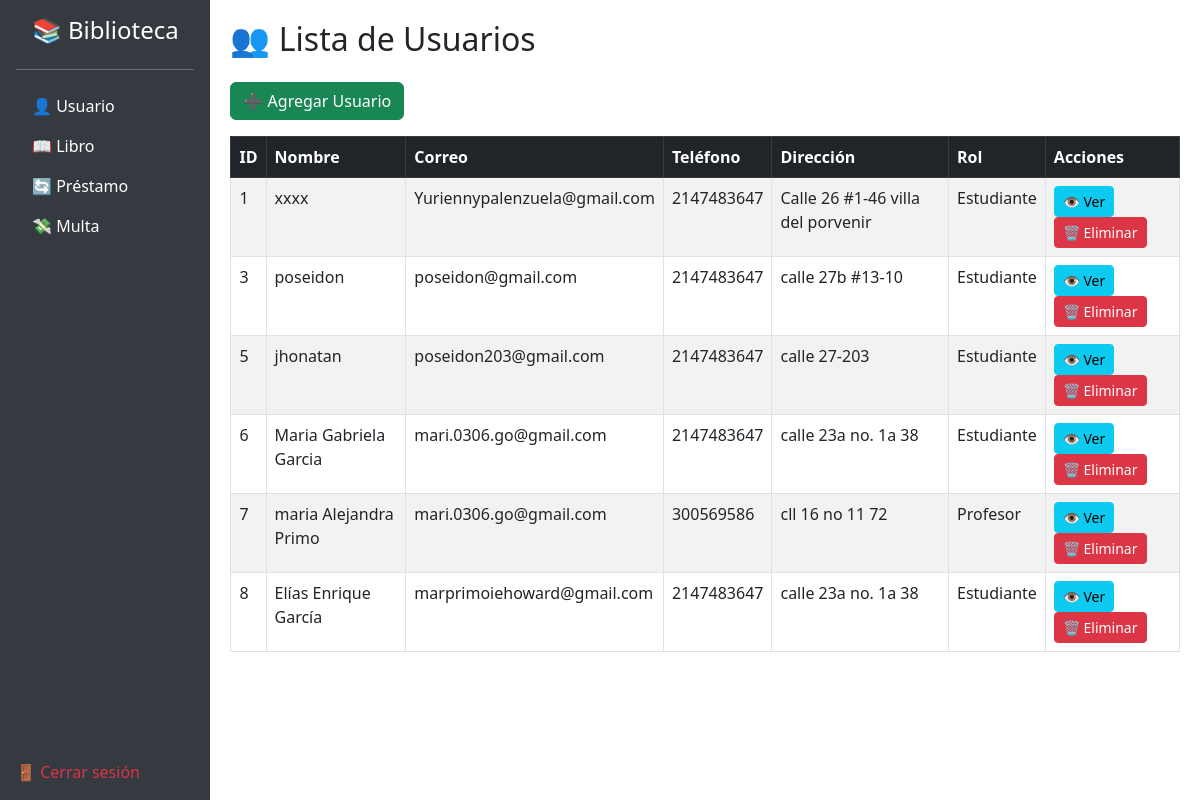
The page /usuarios on the database its author committed.
### tables this page shows
CREATE TABLE `usuario` (
  `id` int(11) NOT NULL,
  `nombre` varchar(200) NOT NULL,
  `correo` varchar(100) NOT NULL,
  `clave` varchar(300) NOT NULL,
  `telefono` int(11) NOT NULL,
  `direccion` varchar(200) NOT NULL,
  `rol` int(11) NOT NULL,
  `fecha_creacion` timestamp NOT NULL DEFAULT current_timestamp()
);

### core/Controller.php (called while the page is built, shortened)
<?php
class Controller {
    public function view($view, $data = []) {
        extract($data);
        require_once "../app/views/$view.php";
        $content = ob_get_clean();
        require_once "../app/views/layout.php";
    }
    public function model($model) {
            return new $model();
    }
}

### app/controllers/UsuarioController.php (called while the page is built, shortened)
<?php
class UsuarioController extends Controller {
    public function index() {
        $userModel = $this->model('UsuarioModel');
        $usuarios = $userModel->getAll();
        $this->view('usuario/lista', ['usuarios' => $usuarios]);
    }
}

### public/index.php (called while the page is built)
<?php
$baseDir = dirname(__DIR__);
require_once $baseDir . '/core/App.php';
require_once $baseDir . '/core/Controller.php';
require_once $baseDir . '/core/Database.php';
$app = new App();

### core/Database.php (called while the page is built)
<?php
class Database {
    private static $host = 'localhost';
    private static $db = 'biblioteca';
    private static $user = 'root';
    private static $pass = '';
    private static $conn;
    public static function connect() {
        if (!self::$conn) {
            try {
                self::$conn = new PDO("mysql:host=" . self::$host . ";dbname=" . self::$db, self::$user, self::$pass);
                self::$conn->setAttribute(PDO::ATTR_ERRMODE, PDO::ERRMODE_EXCEPTION);
            } catch (PDOException $e) {
                die("Error de conexión: " . $e->getMessage());
            }
        }
        return self::$conn;
    }
}

### app/models/UsuarioModel.php (called while the page is built, shortened)
<?php
require_once __DIR__ . '/../../core/Database.php';
class UsuarioModel {
    private $db;
    public function __construct() {
        $this->db = Database::connect();
    }
    public function getAll() {
        $stmt = $this->db->prepare("SELECT * FROM usuario");
        $stmt->execute();
        return $stmt->fetchAll(PDO::FETCH_ASSOC);
    }
}

### routes/web.php (called while the page is built)
<?php
return [
    '/' => ['controller' => 'UsuarioController', 'method' => 'login'],
    '/registrar' => ['controller' => 'UsuarioController', 'method' => 'registe'],
    '/inicio' => ['controller' => 'HomeController', 'method' => 'index'],
    '/usuarios' => ['controller' => 'UsuarioController', 'method' => 'index'],
    '/usuario/crear' => ['controller' => 'UsuarioController', 'method' => 'create'],
    '/usuario/mostrar/{id}' => ['controller' => 'UsuarioController', 'method' => 'show'],
    '/usuario/eliminar/{id}' => ['controller' => 'UsuarioController', 'method' => 'delete'],
    '/libros' => ['controller' => 'LibroController', 'method' => 'index'],
    '/libro/crear' => ['controller' => 'LibroController', 'method' => 'create'],
    '/libro/mostrar/{id}' => ['controller' => 'LibroController', 'method' => 'show'],
    '/libro/eliminar/{id}' => ['controller' => 'LibroController', 'method' => 'delete'],
    '/libro/buscar' => ['controller' => 'LibroController', 'method' => 'search'],
    '/prestamos' => ['controller' => 'PrestamoController', 'method' => 'index'],
    '/prestamo/crear' => ['controller' => 'PrestamoController', 'method' => 'crear'],
    '/prestamo/renovar/{id}' => ['controller' => 'PrestamoController', 'method' => 'renovar'],
    '/prestamo/devolver/{id}' => ['controller' => 'PrestamoController', 'method' => 'devolver'],
    '/prestamo/historial/{idUsuario}' => ['controller' => 'PrestamoController', 'method' => 'historial'],
    '/prestamo/reservar/{idLibro}' => ['controller' => 'PrestamoController', 'method' => 'reservar'],
    '/multas' => ['controller' => 'MultaController', 'method' => 'index'],
    '/multa/pagar/{id}' => ['controller' => 'MultaController', 'method' => 'pagar']
];

### app/views/usuario/lista.php (the view)
<h2 class="mb-4">👥 Lista de Usuarios</h2>
<a href="/usuario/crear" class="btn btn-success mb-3">➕ Agregar Usuario</a>
<table class="table table-bordered table-striped table-hover">
    <thead class="table-dark">
        <tr>
            <th>ID</th>
            <th>Nombre</th>
            <th>Correo</th>
            <th>Teléfono</th>
            <th>Dirección</th>
            <th>Rol</th>
            <th>Acciones</th>
        </tr>
    </thead>
    <tbody>
        <?php if (!empty($usuarios)): ?>
        <?php foreach ($usuarios as $usuario): ?>
        <tr>
            <td><?= $usuario['id'] ?></td>
            <td><?= htmlspecialchars($usuario['nombre']) ?></td>
            <td><?= htmlspecialchars($usuario['correo']) ?></td>
            <td><?= htmlspecialchars($usuario['telefono']) ?></td>
            <td><?= htmlspecialchars($usuario['direccion']) ?></td>
            <td>
                <?php if ($usuario['rol'] == '1') { ?>
                Estudiante
                <?php } elseif ($usuario['rol'] == '2'){?>
                Profesor
                <?php } else { ?>
                Bibliotecario
                <?php }?>
            </td>
            <td>
                <a href="/usuario/mostrar/<?= $usuario['id'] ?>" class="btn btn-sm btn-info">👁 Ver</a>
                <a href="/usuario/eliminar/<?= $usuario['id'] ?>" class="btn btn-sm btn-danger"
                    onclick="return confirm('¿Estás seguro de eliminar este usuario?')">🗑 Eliminar</a>
            </td>
        </tr>
        <?php endforeach; ?>
        <?php else: ?>
        <tr>
            <td colspan="7" class="text-center">No hay usuarios registrados.</td>
        </tr>
        <?php endif; ?>
    </tbody>
</table>

### core/App.php (shortened to what this page needs)
<?php
class App {
    protected $method = 'login';
    protected $params = [];
    public function __construct() {
        $routes = require_once '../routes/web.php';
        $requestUri = parse_url($_SERVER['REQUEST_URI'], PHP_URL_PATH);
        if (isset($routes[$requestUri])) {
            $this->method = $routes[$requestUri]['method'];
        }
        $this->controller = new $this->controller;
        if (method_exists($this->controller, $this->method)) {
            call_user_func_array([$this->controller, $this->method], $this->params);
        } else {
            http_response_code(404);
            echo "Método no encontrado";
        }
    }
}

### app/views/layout.php (shortened to what this page needs)
<!DOCTYPE html>
<html lang="es">
<head>
    <link href="https://cdn.jsdelivr.net/npm/bootstrap@5.3.0/dist/css/bootstrap.min.css" rel="stylesheet">
</head>
<body>
<?php
    $rutaActual = basename($_SERVER['REQUEST_URI']);
    $esLoginORegistro = in_array($rutaActual, ['', 'registrar']);
?>
<?php if (!$esLoginORegistro): ?>
<div class="sidebar d-flex flex-column p-3 text-white">
    <h4 class="text-center text-white">📚 Biblioteca</h4>
    <hr>
    <ul class="nav nav-pills flex-column mb-auto">
        <li><a href="/usuarios" class="nav-link">👤 Usuario</a></li>
        <li><a href="/libros" class="nav-link">📖 Libro</a></li>
        <li><a href="/prestamos" class="nav-link">🔄 Préstamo</a></li>
        <li><a href="/multas" class="nav-link">💸 Multa</a></li>
    </ul>
    <div class="mt-auto">
        <a href="/" class="nav-link text-danger">🚪 Cerrar sesión</a>
    </div>
</div>
<?php endif; ?>
<div class="main-content">
    <?= $content ?? '<h1>Bienvenido al Sistema de Biblioteca</h1><p>Selecciona una opción en el menú lateral para comenzar.</p>' ?>
</div>
</body>
</html>

### app/views/layout.php (style rules this page uses)
body { display: flex; min-height: 100vh; }
.sidebar { width: 250px; background-color: #343a40; }
.sidebar .nav-link { color: #fff; }
.main-content { flex-grow: 1; padding: 20px; width: 100%; }

### rows shown on the page
usuario: id "1", nombre "xxxx", correo "Yuriennypalenzuela@gmail.com", telefono "2147483647", direccion "Calle 26 #1-46 villa del porvenir", rol "Estudiante"
usuario: id "3", nombre "poseidon", correo "poseidon@gmail.com", telefono "2147483647", direccion "calle 27b #13-10", rol "Estudiante"
usuario: id "5", nombre "jhonatan", correo "poseidon203@gmail.com", telefono "2147483647", direccion "calle 27-203", rol "Estudiante"
usuario: id "6", nombre "Maria Gabriela Garcia", correo "mari.0306.go@gmail.com", telefono "2147483647", direccion "calle 23a no. 1a 38", rol "Estudiante"
usuario: id "7", nombre "maria Alejandra Primo", correo "mari.0306.go@gmail.com", telefono "300569586", direccion "cll 16 no 11 72", rol "Profesor"
usuario: id "8", nombre "Elías Enrique García", correo "marprimoiehoward@gmail.com", telefono "2147483647", direccion "calle 23a no. 1a 38", rol "Estudiante"
